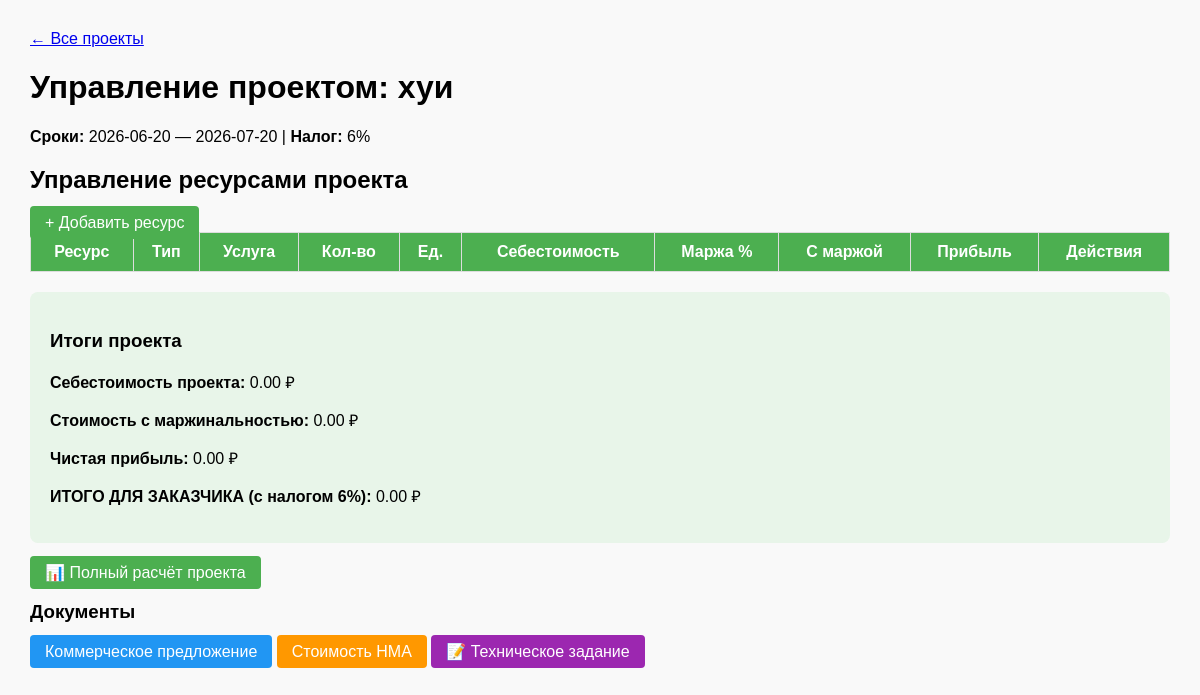
The app's page /project_manage.php?id=13 (signed in) with its own data.
### tables this page shows
CREATE TABLE projects (
    id INTEGER PRIMARY KEY AUTOINCREMENT,
    name TEXT NOT NULL,
    start_date DATE NOT NULL,
    end_date DATE NOT NULL,
    description TEXT,
    customer_id INTEGER,
    tax_rate REAL DEFAULT 6,
    created_at DATETIME DEFAULT CURRENT_TIMESTAMP, workspace_id INTEGER REFERENCES workspaces(id), technical_task TEXT, status TEXT DEFAULT 'В процессе',
    FOREIGN KEY (customer_id) REFERENCES customers(id)
);

### auth.php (called while the page is built, shortened)
<?php
require_once 'config.php';
function hasRole($requiredRoles) {
    global $db;
    $user_id = $_COOKIE['user_id'] ?? null;
    if (!is_array($requiredRoles)) {
        $requiredRoles = [$requiredRoles];
    }
    $stmt = $db->prepare("
        SELECT r.name
        FROM roles r
        JOIN user_roles ur ON r.id = ur.role_id
        WHERE ur.user_id = ?
    ");
    $stmt->execute([$user_id]);
    $userRoles = $stmt->fetchAll(PDO::FETCH_COLUMN);
    return false;
}
function hasPermission($permission) {
    global $db;
    $user_id = $_COOKIE['user_id'] ?? null;
    if (hasRole('Глобальный администратор')) return true;
    $stmt = $db->prepare("SELECT value FROM user_permissions WHERE user_id = ? AND permission = ?");
    $stmt->execute([$user_id, $permission]);
    $result = $stmt->fetchColumn();
    return $result !== false ? (bool)$result : true;
}
function canViewMargin() {
    return hasPermission('view_margin');
}
function canManageResources() {
    return hasPermission('manage_resources');
}
function canGenerateDocuments() {
    return hasPermission('generate_documents');
}
?>

### calculate.php (called while the page is built, shortened)
<?php
function calcProjectTotal($sp, $ns) {
    return round($sp + ($sp * $ns / 100), 2);
}
?>

### project_manage.php (the view, shortened to what this page needs)
<?php
require_once 'calculate.php';
require_once 'auth.php';
$project_id = isset($_GET['id']) ? (int)$_GET['id'] : 0;
$stmt = $db->prepare("SELECT * FROM projects WHERE id = ?");
$stmt->execute([$project_id]);
$project = $stmt->fetch();
$workspace_id = $project['workspace_id'];
$canManageRes = canManageResources();
$canGenerateDocs = canGenerateDocuments();
$canSeeMargin = canViewMargin();
$totalCostPrice = 0;
$totalWithMargin = 0;
$totalProfit = 0;
$projectTotal = calcProjectTotal($totalWithMargin, $project['tax_rate'] ?? 6);
?>
<!DOCTYPE html>
<html lang="ru">
<head>
</head>
<body>
    <a href="projects.php?workspace_id=<?= $workspace_id ?>">← Все проекты</a>
    <h1>Управление проектом: <?= htmlspecialchars($project['name']) ?></h1>
    <p><b>Сроки:</b> <?= $project['start_date'] ?> — <?= $project['end_date'] ?> |
       <b>Налог:</b> <?= $project['tax_rate'] ?? 6 ?>%</p>
    <h2>Управление ресурсами проекта</h2>
    <?php if ($canManageRes): ?>
        <a href="resource_add.php?project_id=<?= $project_id ?>" class="btn btn-add">+ Добавить ресурс</a>
    <?php endif; ?>
    <table>
        <tr>
            <th>Ресурс</th>
            <th>Тип</th>
            <th>Услуга</th>
            <th>Кол-во</th>
            <th>Ед.</th>
            <th>Себестоимость</th>
            <?php if ($canSeeMargin): ?>
            <th>Маржа %</th>
            <th>С маржой</th>
            <th>Прибыль</th>
            <?php endif; ?>
            <th>Действия</th>
        </tr>
    </table>
    <div class="result">
        <h3>Итоги проекта</h3>
        <p><b>Себестоимость проекта:</b> <?= number_format($totalCostPrice, 2) ?> ₽</p>
        <?php if ($canSeeMargin): ?>
        <p><b>Стоимость с маржинальностью:</b> <?= number_format($totalWithMargin, 2) ?> ₽</p>
        <p><b>Чистая прибыль:</b> <?= number_format($totalProfit, 2) ?> ₽</p>
        <?php endif; ?>
        <p><b>ИТОГО ДЛЯ ЗАКАЗЧИКА (с налогом <?= $project['tax_rate'] ?>%):</b> <?= number_format($projectTotal, 2) ?> ₽</p>
    </div>
    <a href="project_calc.php?id=<?= $project_id ?>" class="btn" style="background:#4CAF50">📊 Полный расчёт проекта</a>
    <h3>Документы</h3>
    <?php if ($canGenerateDocs): ?>
    <a href="generate_cp.php?id=<?= $project_id ?>" target="_blank" class="btn" style="background:#2196F3">Коммерческое предложение</a>
    <a href="generate_nma.php?id=<?= $project_id ?>" target="_blank" class="btn" style="background:#FF9800">Стоимость НМА</a>
    <a href="project_tz.php?id=<?= $project_id ?>" class="btn" style="background:#9C27B0">📝 Техническое задание</a>
    <?php else: ?>
    <p style="color:#999;">У вас нет прав на генерацию документов.</p>
    <?php endif; ?>
</body>
</html>

### project_manage.php (style rules this page uses)
body { font-family: Arial, sans-serif; margin: 30px; background: #f9f9f9; }
table { border-collapse: collapse; width: 100%; background: white; }
th, td { border: 1px solid #ddd; padding: 10px; }
th { background: #4CAF50; color: white; }
.btn { padding: 8px 15px; color: white; text-decoration: none; border-radius: 4px; }
.btn-add { background: #4CAF50; }
.result { background: #e8f5e9; padding: 20px; border-radius: 8px; margin: 20px 0; }

### records on screen
projects: name "хуи", start_date "2026-06-20", end_date "2026-07-20", tax_rate "6", tax_rate "0.00"

### other values on screen
$totalCostPrice "0.00"
$totalWithMargin "0.00"
$totalProfit "0.00"
